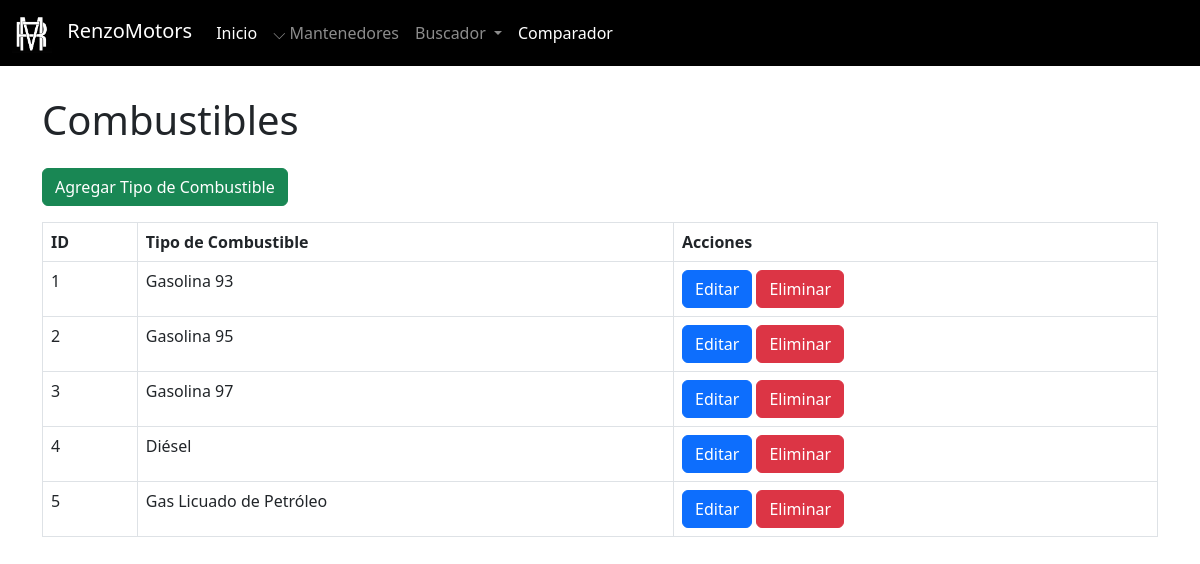
The app's page /admin/mantenedores/tipo_combustible/mantenedor_tipo_combustibles.php, older data.
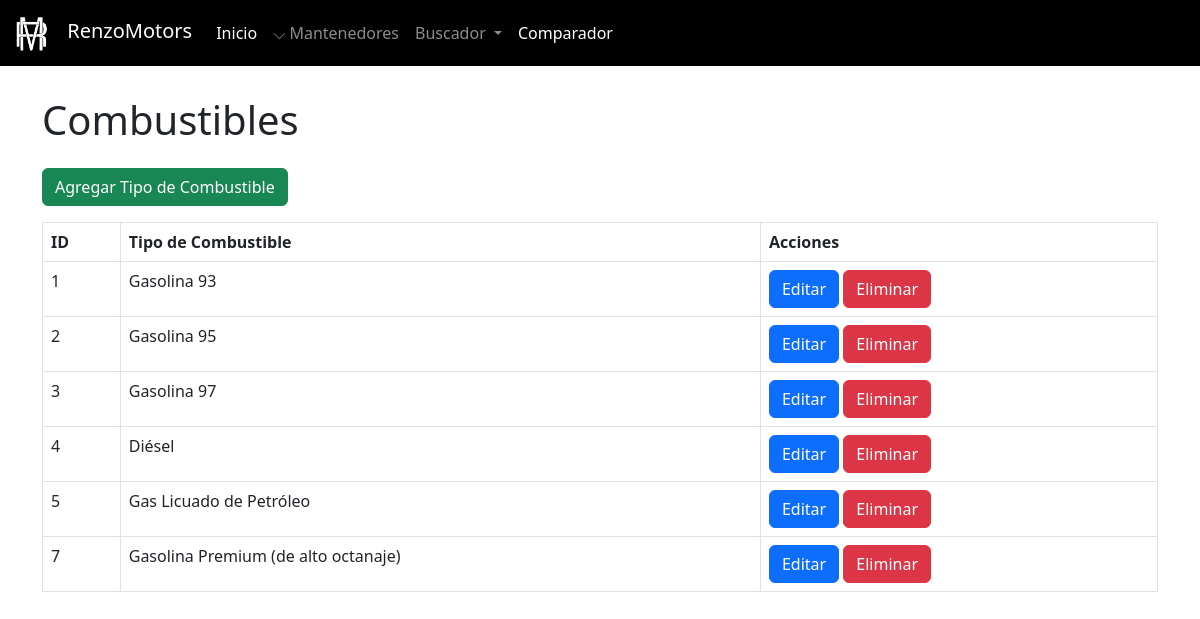
The same page, newer data.
### tables this page shows
CREATE TABLE `tipo_combustible` (
  `id_tipo_combustible` int(11) NOT NULL,
  `nombre_tipo_combustible` varchar(100) NOT NULL
);

### admin/mantenedores/tipo_combustible/mantenedor_tipo_combustibles.php (the view, shortened to what this page needs)
<?php
include '../../../config/conexion.php';
include '../../navbaradmin.php';
?>
<!DOCTYPE html>
<html lang="es">
<head>
    <link href="https://cdn.jsdelivr.net/npm/bootstrap@5.3.0/dist/css/bootstrap.min.css" rel="stylesheet">
</head>
<body class="pt-5">
    <div class="container mt-5">
        <h1 class="mb-4">Combustibles</h1>
        <a href="crear_tipo_combustible.php" class="btn btn-success mb-3">Agregar Tipo de Combustible</a>
        <table class="table table-bordered">
            <thead>
                <tr>
                    <th>ID</th>
                    <th>Tipo de Combustible</th>
                    <th>Acciones</th>
                </tr>
            </thead>
            <tbody>
                <?php
                $resultado = mysqli_query($conexion, "SELECT * FROM tipo_combustible");
                while ($fila = mysqli_fetch_assoc($resultado)) {
                    echo "<tr>
                            <td>{$fila['id_tipo_combustible']}</td>
                            <td>{$fila['nombre_tipo_combustible']}</td>
                            <td>
                                <a href='editar_tipo_combustible.php?id_tipo_combustible={$fila['id_tipo_combustible']}' class='btn btn-primary'>Editar</a>
                                <a href='eliminar_tipo_combustible.php?id_tipo_combustible={$fila['id_tipo_combustible']}' class='btn btn-danger' onclick='return confirm(\"¿Estás seguro de eliminar este tipo de Combustible?\");'>Eliminar</a>
                            </td>
                          </tr>";
                }
                ?>
            </tbody>
        </table>
    </div>
</body>
</html>

Row changes from the older to the newer data that the page shows:
added tipo_combustible: id_tipo_combustible "7", nombre_tipo_combustible "Gasolina Premium (de alto octanaje)"
